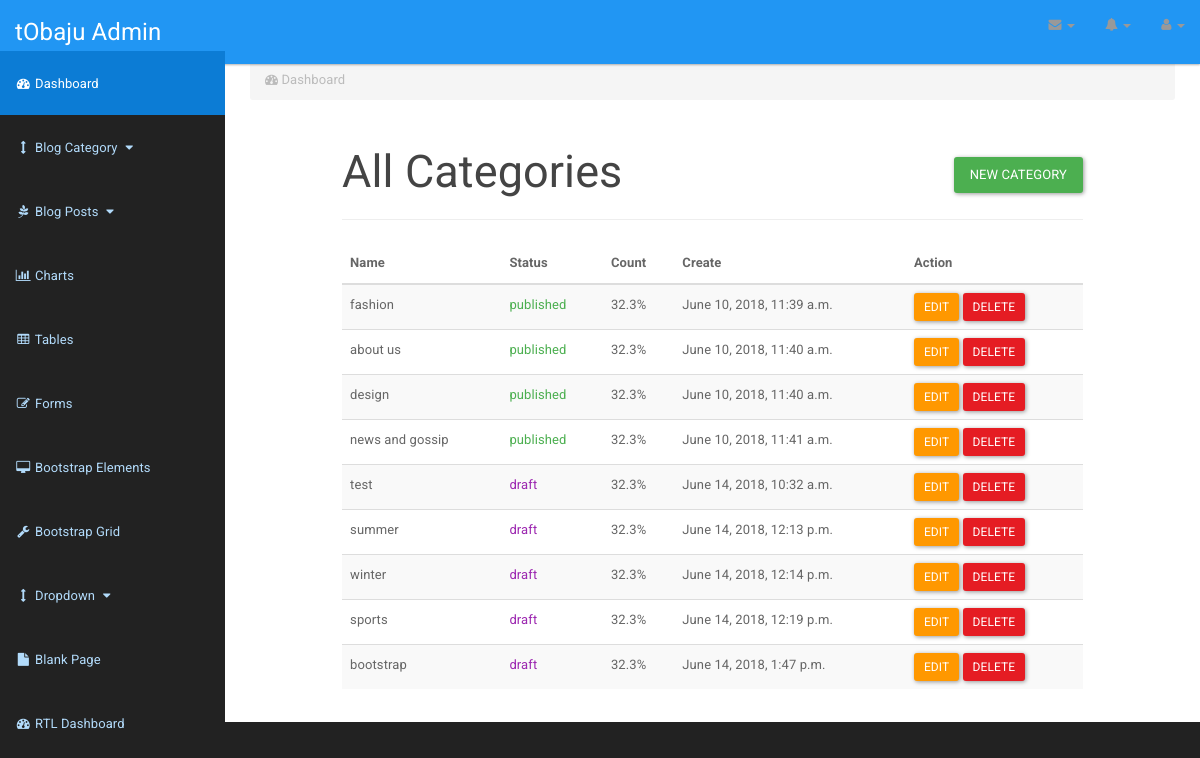
The page /dashboard/blog_categories/ on the database as committed earlier.
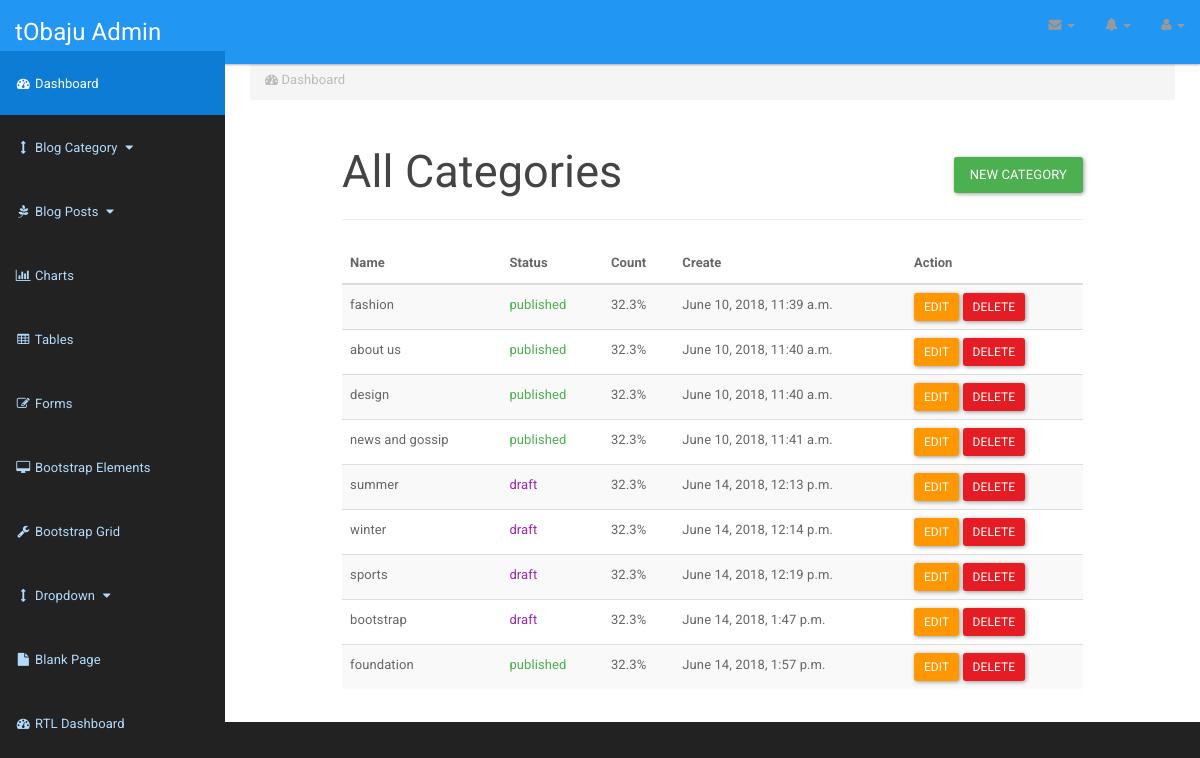
The same page on the database as committed later.
### blog/models.py (models this page shows, shortened)
class PostCategory(models.Model):
    CHOICES = (
        ('draft', 'Draft'),
        ('published', 'Published'),
    )
    name = models.CharField(max_length=250)
    description = models.TextField()
    image = models.ImageField(upload_to='blog/category/%Y/%m/%d/')
    status = models.CharField(choices=CHOICES, max_length=20)
    create = models.DateTimeField(auto_now_add=True)
    update = models.DateTimeField(auto_now=True)
    class Meta:
        verbose_name = 'category'
        verbose_name_plural = 'Post Categories'

### dashboard/views.py (the view)
def blog_categories(request):
    categories = PostCategory.objects.all()
    template = 'dashboard/blog/category/categories.html'
    context = {
        'categories': categories,
    }
    return render(request, template, context)

### templates/dashboard/blog/category/categories.html (shortened to what this page needs)
{% extends 'dashboard/dashboard-base.html' %}
{% block content %}
    <div class="col-md-10 col-md-offset-1">
        <h2>All Categories <span class="pull-right"><a href="{% url 'dashboard:add_blog_category' %}" class="btn btn-success">New Category</a></span></h2>
        <hr/>
        <div class="table-responsive">
            <table class="table table-hover table-striped">
                <thead>
                <tr>
                    <th>Name</th>
                    <th>Status</th>
                    <th>Count</th>
                    <th>Create</th>
                    <th>Action</th>
                </tr>
                </thead>
                <tbody>
                {% for category in categories %}
                    <tr>
                        <td>{{ category.name }}</td>
                        <td class="{% if category.status == 'published' %}text-success{% else %}text-info{% endif %}">{{ category.status }}</td>
                        <td>32.3%</td>
                        <td>{{ category.create }}</td>
                        <td><a href="{% url 'dashboard:edit_blog_category' category.pk %}" class="btn btn-warning btn-sm">Edit</a> <a href="{% url 'dashboard:delete_blog_category' category.pk %}"
                                                                                    class="btn btn-danger btn-sm" onclick="return confirm_delete()">Delete</a>
                        </td>
                    </tr>
                {% endfor %}
                </tbody>
            </table>
        </div>
    </div>
{% endblock %}

Rows that differ between the two databases and show on the page:
removed PostCategory: name "test", status "draft", create "June 14, 2018, 10:32 a.m."
added PostCategory: name "foundation", status "published", create "June 14, 2018, 1:57 p.m."
